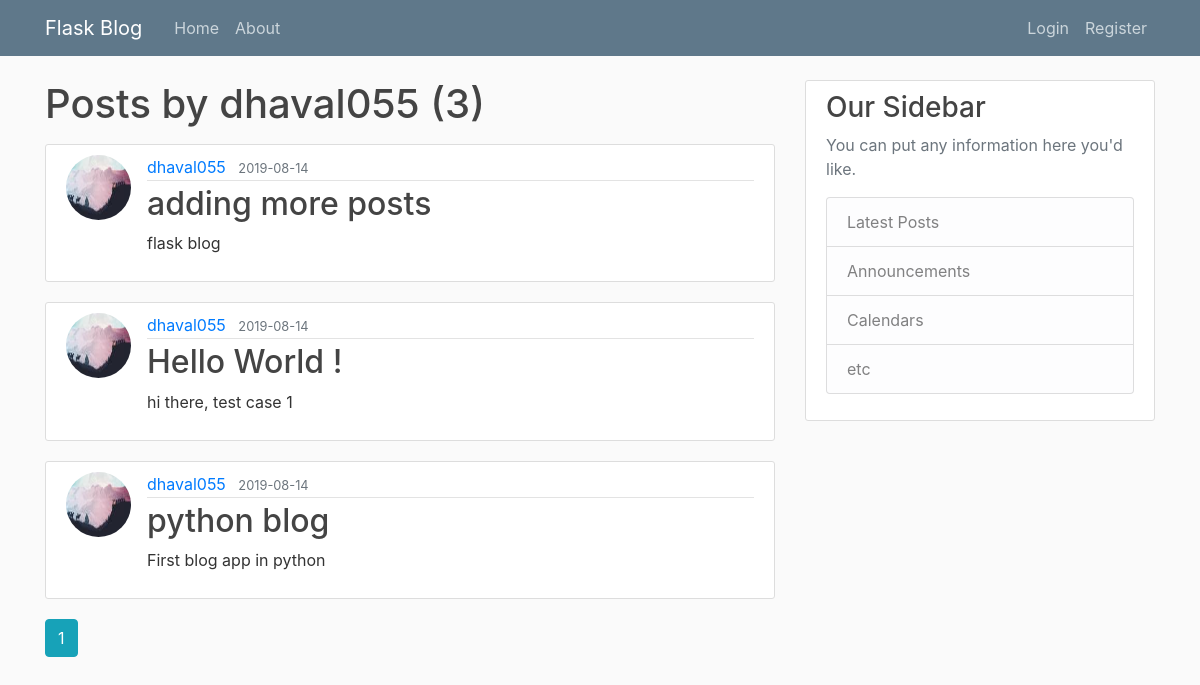
The page /user/dhaval055 on the database its author committed.
### flaskblog/models.py (models this page shows, shortened)
class User(db.Model, UserMixin):
    id = db.Column(db.Integer, primary_key=True)
    username = db.Column(db.String(20), unique=True, nullable=False)
    email = db.Column(db.String(120), unique=True, nullable=False)
    image_file = db.Column(db.String(20), nullable=False, default='default.jpg')
    password = db.Column(db.String(60), nullable=False)
    posts = db.relationship('Post', backref='author', lazy=True)

class Post(db.Model):
    id = db.Column(db.Integer, primary_key=True)
    title = db.Column(db.String(100), nullable=False)
    date_posted = db.Column(db.DateTime, nullable=False, default=datetime.utcnow)
    content = db.Column(db.Text, nullable=False)
    user_id = db.Column(db.Integer, db.ForeignKey('user.id'), nullable=False)

### flaskblog/routes.py (the view)
@app.route("/user/<string:username>")
def user_posts(username):
    page = request.args.get('page', 1, type=int)
    user = User.query.filter_by(username=username).first_or_404()
    posts = Post.query.filter_by(author=user)\
        .order_by(Post.date_posted.desc())\
        .paginate(page=page, per_page=5)
    return render_template('user_posts.html', posts=posts, user=user)

### flaskblog/templates/user_posts.html
{% extends "layout.html" %}
{% block content %}
    <h1 class="mb-3">Posts by {{ user.username }} ({{ posts.total }})</h1>
    {% for post in posts.items %}
        <article class="media content-section">
          <img class="rounded-circle article-img" src="{{ url_for('static', filename='profile_pics/' + post.author.image_file) }}">
          <div class="media-body">
            <div class="article-metadata">
              <a class="mr-2" href="{{ url_for('user_posts', username=post.author.username) }}">{{ post.author.username }}</a>
              <small class="text-muted">{{ post.date_posted.strftime('%Y-%m-%d') }}</small>
            </div>
            <h2><a class="article-title" href="{{ url_for('post', post_id=post.id) }}">{{ post.title }}</a></h2>
            <p class="article-content">{{ post.content }}</p>
          </div>
        </article>
    {% endfor %}
    {% for page_num in posts.iter_pages(left_edge=1, right_edge=1, left_current=1, right_current=2) %}
      {% if page_num %}
        {% if posts.page == page_num %}
          <a class="btn btn-info mb-4" href="{{ url_for('user_posts', username=user.username, page=page_num) }}">{{ page_num }}</a>
        {% else %}
          <a class="btn btn-outline-info mb-4" href="{{ url_for('user_posts', username=user.username, page=page_num) }}">{{ page_num }}</a>
        {% endif %}
      {% else %}
        ...
      {% endif %}
    {% endfor %}
{% endblock content %}

### flaskblog/static/main.css (style rules this page uses)
body { background: #fafafa; color: #333333; margin-top: 5rem; }
h1, h2, h3, h4, h5, h6 { color: #444444; }
.content-section { background: #ffffff; padding: 10px 20px; border: 1px solid #dddddd; border-radius: 3px; margin-bottom: 20px; }
.article-title { color: #444444; }
.article-content { white-space: pre-line; }
.article-img { height: 65px; width: 65px; margin-right: 16px; }
.article-metadata { padding-bottom: 1px; margin-bottom: 4px; border-bottom: 1px solid #e3e3e3 }

### rows shown on the page
User: username "dhaval055"
Post: image_file (picture), author.username "dhaval055", date_posted "2019-08-14", title "adding more posts", content "flask blog"
Post: image_file (picture), author.username "dhaval055", date_posted "2019-08-14", title "Hello World !", content "hi there, test case 1"
Post: image_file (picture), author.username "dhaval055", date_posted "2019-08-14", title "python blog", content "First blog app in python"

### other values the page prints
{{ posts.total }} "3"
{{ page_num }} "1"
